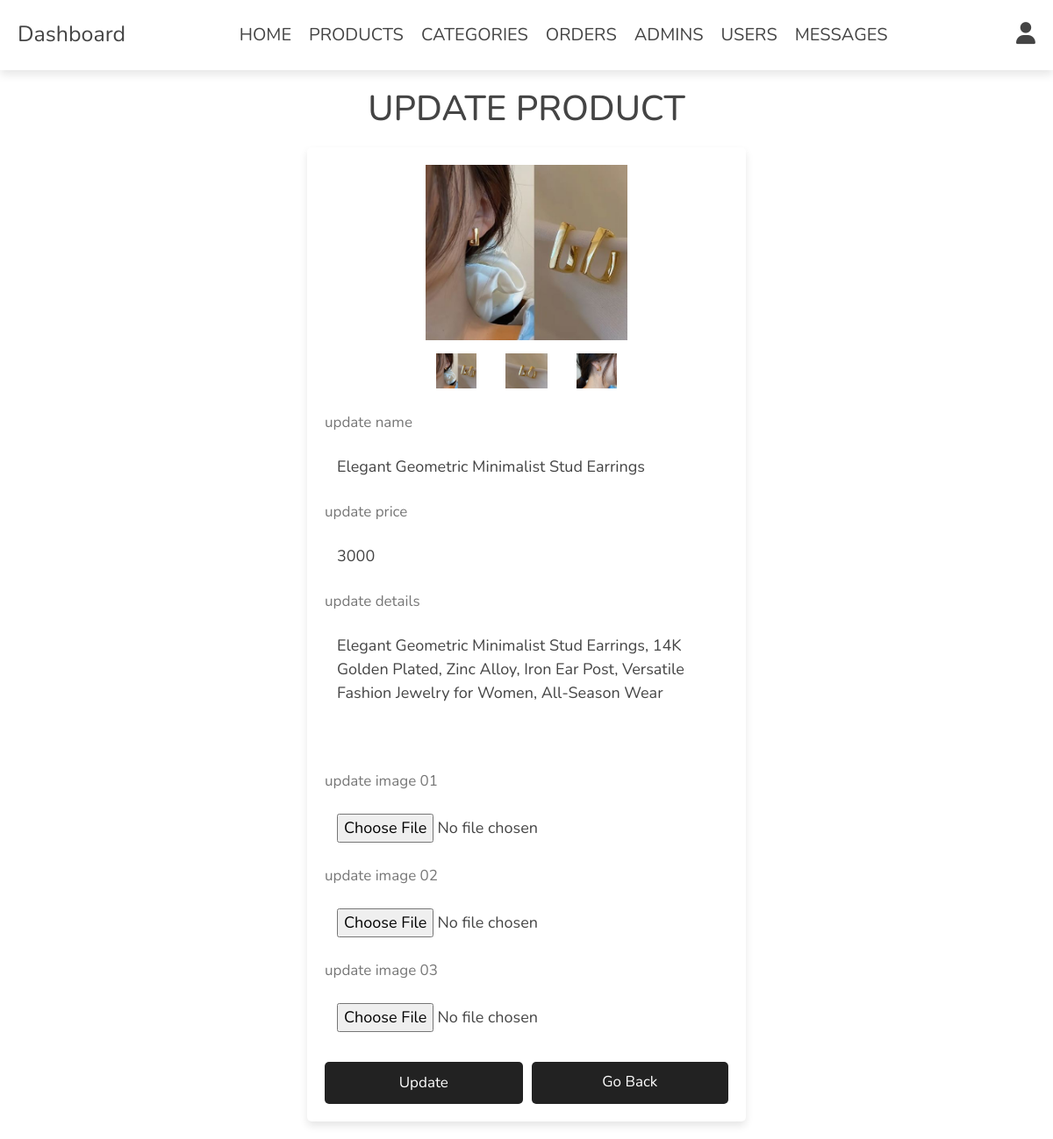
Page /admin/update_product.php?update=28 (signed in) on the committed database.
### tables this page shows
CREATE TABLE `products` (
  `id` int(100) NOT NULL,
  `name` varchar(100) NOT NULL,
  `category_id` int(11) NOT NULL,
  `details` varchar(500) NOT NULL,
  `price` int(10) NOT NULL,
  `image_01` varchar(100) NOT NULL,
  `image_02` varchar(100) NOT NULL,
  `image_03` varchar(100) NOT NULL
);

### admin/update_product.php (the view, shortened to what this page needs)
<?php
include '../components/connect.php';
?>
<!DOCTYPE html>
<html lang="en">
<head>
   <link rel="stylesheet" href="https://cdnjs.cloudflare.com/ajax/libs/font-awesome/6.1.1/css/all.min.css">
    <link href="https://cdn.jsdelivr.net/npm/bootstrap@5.2.2/dist/css/bootstrap.min.css" rel="stylesheet">
   <link rel="stylesheet" href="../css/admin_style.css">
</head>
<body>
<?php include '../components/admin_header.php'; ?>
<section class="update-product">
   <h1 class="heading">update product</h1>
   <?php
      $update_id = $_GET['update'];
      $select_products = $conn->prepare("SELECT * FROM `products` WHERE id = ?");
      $select_products->execute([$update_id]);
      if($select_products->rowCount() > 0){
         while($fetch_products = $select_products->fetch(PDO::FETCH_ASSOC)){
   ?>
   <form action="" method="post" enctype="multipart/form-data">
      <div class="image-container">
         <div class="main-image">
            <img src="../uploaded_img/<?= $fetch_products['image_01']; ?>" alt="">
         </div>
         <div class="sub-image">
            <img src="../uploaded_img/<?= $fetch_products['image_01']; ?>" alt="">
            <img src="../uploaded_img/<?= $fetch_products['image_02']; ?>" alt="">
            <img src="../uploaded_img/<?= $fetch_products['image_03']; ?>" alt="">
         </div>
      </div>
      <span>update name</span>
      <input type="text" name="name" required class="box" maxlength="100" placeholder="enter product name" value="<?= $fetch_products['name']; ?>">
      <span>update price</span>
      <input type="number" name="price" required class="box" min="0" max="9999999999" placeholder="enter product price" onkeypress="if(this.value.length == 10) return false;" value="<?= $fetch_products['price']; ?>">
      <span>update details</span>
      <textarea name="details" class="box" required cols="30" rows="10"><?= $fetch_products['details']; ?></textarea>
      <span>update image 01</span>
      <input type="file" name="image_01" accept="image/jpg, image/jpeg, image/png, image/webp" class="box">
      <span>update image 02</span>
      <input type="file" name="image_02" accept="image/jpg, image/jpeg, image/png, image/webp" class="box">
      <span>update image 03</span>
      <input type="file" name="image_03" accept="image/jpg, image/jpeg, image/png, image/webp" class="box">
      <div class="flex-btn">
         <input type="submit" name="update" class="btn" value="update">
         <a href="products.php" class="option-btn">go back</a>
      </div>
   </form>
   <?php
         }
      }else{
         echo '<p class="empty">no product found!</p>';
      }
   ?>
</section>
</body>
</html>

### css/admin_style.css (style rules this page uses)
:root { --main-color:#222; --orange:#222; --red:#e74c3c; --black:#444; --white:#fff; --light-color:#777; --light-bg:#fff; --border:.0rem solid var(--black); --box-shadow:0 .5rem 1rem rgba(0,0,0,.1); }
* { font-family: 'Nunito', sans-serif; margin:0; padding:0; box-sizing: border-box; outline: none; border:none; text-decoration: none; font-size: 18px; }
html { font-size: 62.5%; overflow-x: hidden; }
body { background-color: var(--light-bg); }
section { padding:2rem; margin:0 auto; }
a { text-decoration: none; }
.heading { font-size: 4rem; color:var(--black); margin-bottom: 2rem; text-align: center; text-transform: uppercase; }
.btn, .delete-btn, .option-btn { display: block; width: 100%; margin-top: 1rem; border-radius: .5rem; padding:1rem 3rem; font-size: 1.7rem; text-transform: capitalize; color:var(--white); cursor: pointer; text-align: center; }
.btn { background-color: var(--main-color); }
.option-btn { background-color: var(--orange); }
.flex-btn { display: flex; gap:1rem; }
.update-product form { background-color: var(--white); box-shadow: var(--box-shadow); border-radius: .5rem; border:var(--border); padding:2rem; max-width: 50rem; margin:0 auto; }
.update-product form .image-container { margin-bottom: 2rem; }
.update-product form .image-container .main-image img { height: 20rem; width: 100%; object-fit: contain; }
.update-product form .image-container .sub-image { display: flex; gap:1rem; justify-content: center; margin:1rem 0; }
.update-product form .image-container .sub-image img { height: 5rem; width: 7rem; object-fit: contain; padding:.5rem; border:var(--border); cursor: pointer; transition: .2s linear; }
.update-product form .box { width: 100%; border-radius: .5rem; padding:1.4rem; font-size: 1.8rem; color:var(--black); background-color: var(--light-bg); margin:1rem 0; }
.update-product form span { font-size: 1.7rem; color:var(--light-color); }
.update-product form textarea { height: 15rem; resize: none; }

### rows in the picture
products: image_01 (picture), image_02 (picture), image_03 (picture), name "Elegant Geometric Minimalist Stud Earrings", price "3000", details "Elegant Geometric Minimalist Stud Earrings, 14K Golden Plated, Zinc Alloy, Iron Ear Post, Versatile Fashion Jewelry for Women, All-Season Wear"
